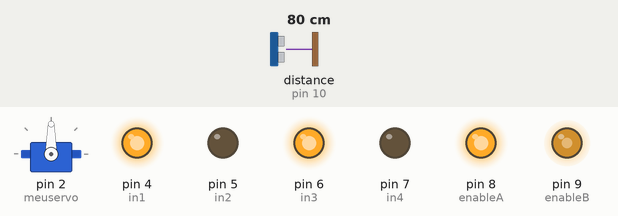
This sketch was run on a simulated Arduino Uno, built with avr-gcc and run on an emulated ATmega328P. Parts: servo, output pins drawn as LEDs (lit = HIGH). The inputs (shaded band) are chosen by the test bench; at power-on: distance to the obstacle (sensor on pin 10) 80 cm. The echo pulse lasts 58.3 µs per cm.

Above: at 1.2 s.
1.3 s: distance to the obstacle (sensor on pin 10) set to 13 cm
3.0 s: distance to the obstacle (sensor on pin 10) set to 10 cm
6.0 s: distance to the obstacle (sensor on pin 10) set to 18 cm
At 7.2 s:
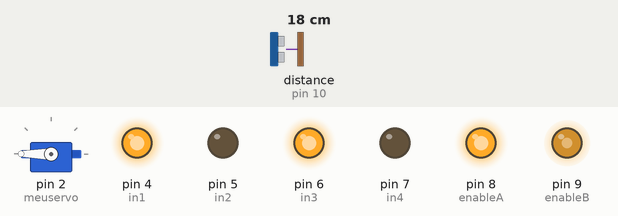
7.5 s: distance to the obstacle (sensor on pin 10) set to 2 cm
At 7.9 s:
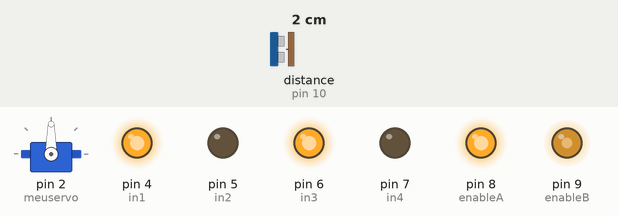
Timing chart, 0 to 10.5 s (numbered marks = the images above; inputs shaded):
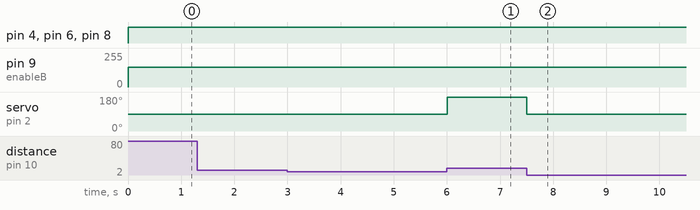

The sketch:

Carro_obstaculo.ino
```cpp
#include <Servo.h>
#include <Ultrasonic.h>

#define echo 10
#define trig 11
#define in1  4
#define in2  5
#define in3  6
#define in4  7
#define enableA 8
#define enableB 9

int angulo = 0;
Ultrasonic ultrasonic(trig, echo);
Servo meuservo;

void setup() {
  pinMode(enableA, OUTPUT);
  pinMode(enableB, OUTPUT);
  pinMode(in1, OUTPUT);
  pinMode(in2, OUTPUT);
  pinMode(in3, OUTPUT);
  pinMode(in4, OUTPUT);
  meuservo.attach(2);
  Serial.begin(9600);
}

void seguir(){
  digitalWrite(in1, HIGH);
  digitalWrite(in2, LOW);
  digitalWrite(in3, HIGH);
  digitalWrite(in4, LOW);
  analogWrite(enableA, 150);
  analogWrite(enableB, 150);
}

int distancia(){
  int _time = ultrasonic.timing();
  int cmMsec = ultrasonic.convert(_time, Ultrasonic::CM);
  return cmMsec;
}

void loop() {
  int obstaculo = distancia();
  seguir();

  if(obstaculo <= 10){
      meuservo.write(90);
      delay(500);
      meuservo.write(180);
  }
}
```

Measured:
- after the input at 1.3 s, every drawn part: stays the same
- after the input at 6.0 s, servo on pin 2 (meuservo): 90° → 180° at once
- after the input at 7.5 s, servo on pin 2 (meuservo): 180° → 90° at once
